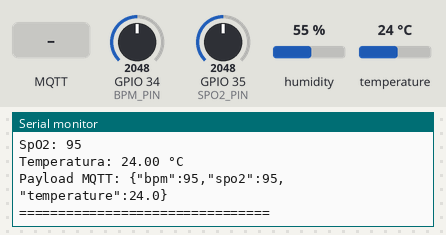
A sketch run on a simulated ESP32. Parts: the last lines printed to the serial monitor. The test bench sets the inputs (shaded band); at power-on: GPIO 34 (BPM_PIN) = 2048, GPIO 35 (SPO2_PIN) = 2048, humidity 55 %, temperature 24 °C. WiFi joins after 1.5 s; servers stay silent unless stated; random numbers use the default seed unless the sketch sets one; no MQTT or app messages arrive unless stated.

Above: at 2.7 s.
2.8 s: MQTT message "1" arrives on the first subscribed topic
At 3.4 s:
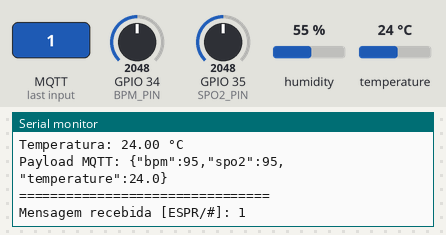
4.3 s: MQTT message "on" arrives on the first subscribed topic
At 4.49 s:
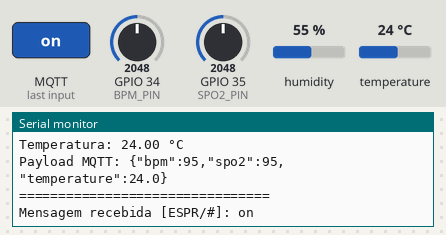
5.8 s: MQTT message "off" arrives on the first subscribed topic
At 6.4 s:
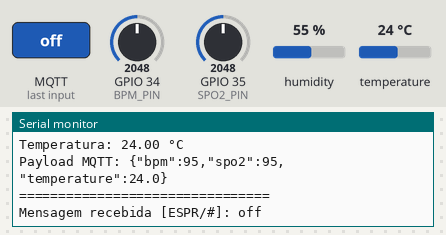
7.3 s: MQTT message "1" arrives on the second subscribed topic
At 7.49 s:
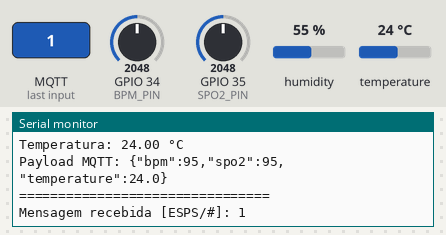
8.8 s: MQTT message "on" arrives on the second subscribed topic
At 9.4 s:
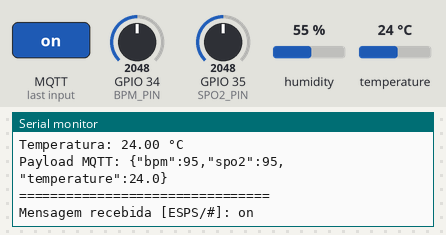
10.3 s: MQTT message "off" arrives on the second subscribed topic
At 10.5 s:
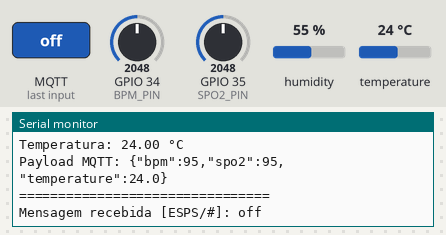

Measured:
- after the input at 2.8 s, the serial monitor: prints a new line at once (image 1)
- after the input at 4.3 s, the serial monitor: prints a new line at once (image 2)
- after the input at 5.8 s, the serial monitor: prints a new line at once (image 3)
- after the input at 7.3 s, the serial monitor: prints a new line at once (image 4)
- after the input at 8.8 s, the serial monitor: prints a new line at once (image 5)
- after the input at 10.3 s, the serial monitor: prints a new line at once (image 6)

The sketch:

esp32_mqtt.ino
```cpp
// Challenge FIAP CarePlus
// RM568108 – Nicolas Tanajura
// RM567396 – Pedro Chiarantano
// RM568059 – Gabriel Cutrim

#include <Arduino.h>
#include <WiFi.h>
#include <WiFiClientSecure.h>
#include <PubSubClient.h>
#include <DHT.h>

// ==========================
// WIFI
// ==========================

const char* ssid = "Wokwi-GUEST";
const char* password = "";

// ==========================
// MQTT
// ==========================

const char* mqtt_server = "broker.hivemq.com";
const int mqtt_port = 8883;
const char* mqtt_user = "mba_12";
const char* mqtt_pass = "Mba_12000";

WiFiClientSecure espClient;
PubSubClient client(espClient);

// ==========================
// SENSORES
// ==========================

#define BPM_PIN 34
#define SPO2_PIN 35

#define DHTPIN 15
#define DHTTYPE DHT22

DHT dht(DHTPIN, DHTTYPE);

// ==========================
// WIFI
// ==========================

void setup_wifi() {
  delay(10);

  Serial.println();
  Serial.println("Conectando ao Wi-Fi...");

  WiFi.begin(ssid, password);

  while (WiFi.status() != WL_CONNECTED) {
    delay(500);
    Serial.print(".");
  }

  Serial.println();
  Serial.println("Wi-Fi conectado!");
  Serial.print("IP: ");
  Serial.println(WiFi.localIP());
}

// ==========================
// MQTT CALLBACK
// ==========================

void callback(char* topic, byte* payload, unsigned int length) {

  Serial.print("Mensagem recebida [");
  Serial.print(topic);
  Serial.print("]: ");

  for (unsigned int i = 0; i < length; i++) {
    Serial.print((char)payload[i]);
  }

  Serial.println();
}

// ==========================
// MQTT RECONNECT
// ==========================

void reconnect() {

  while (!client.connected()) {

    Serial.print("Tentando conexão MQTT...");

    String clientId = "ESP32CarePlus-";
    clientId += String(random(0xffff), HEX);

    if (client.connect(clientId.c_str(), mqtt_user, mqtt_pass)) {

      Serial.println(" conectado!");

      client.subscribe("ESPR/#");
      client.subscribe("ESPS/#");

    } else {

      Serial.print(" falhou, rc=");
      Serial.print(client.state());
      Serial.println(" tentando novamente em 5 segundos");

      delay(5000);
    }
  }
}

// ==========================
// SETUP
// ==========================

void setup() {

  Serial.begin(115200);

  pinMode(BPM_PIN, INPUT);
  pinMode(SPO2_PIN, INPUT);

  dht.begin();

  setup_wifi();

  espClient.setInsecure();

  client.setServer(mqtt_server, mqtt_port);
  client.setCallback(callback);
}

// ==========================
// LOOP
// ==========================

void loop() {

  if (!client.connected()) {
    reconnect();
  }

  client.loop();

  static unsigned long lastMsg = 0;

  if (millis() - lastMsg > 1000) {

    lastMsg = millis();

    // ==========================
    // LEITURA DOS SENSORES
    // ==========================

    int bpmRaw = analogRead(BPM_PIN);
    int spo2Raw = analogRead(SPO2_PIN);

    int bpm = map(bpmRaw, 0, 4095, 60, 130);

    int spo2 = map(spo2Raw, 0, 4095, 90, 100);

    float temperatura = dht.readTemperature();

    if (isnan(temperatura)) {
      temperatura = 36.5;
    }

    // ==========================
    // JSON MQTT
    // ==========================

    String payload = "{";
    payload += "\"bpm\":" + String(bpm) + ",";
    payload += "\"spo2\":" + String(spo2) + ",";
    payload += "\"temperature\":" + String(temperatura, 1);
    payload += "}";

    // ==========================
    // PUBLICAÇÃO
    // ==========================

    client.publish(
      "/careplus/health/metrics",
      payload.c_str()
    );

    // ==========================
    // SERIAL
    // ==========================

    Serial.println("================================");

    Serial.print("BPM: ");
    Serial.println(bpm);

    Serial.print("SpO2: ");
    Serial.println(spo2);

    Serial.print("Temperatura: ");
    Serial.print(temperatura);
    Serial.println(" °C");

    Serial.print("Payload MQTT: ");
    Serial.println(payload);

    Serial.println("================================");
  }
}
```
